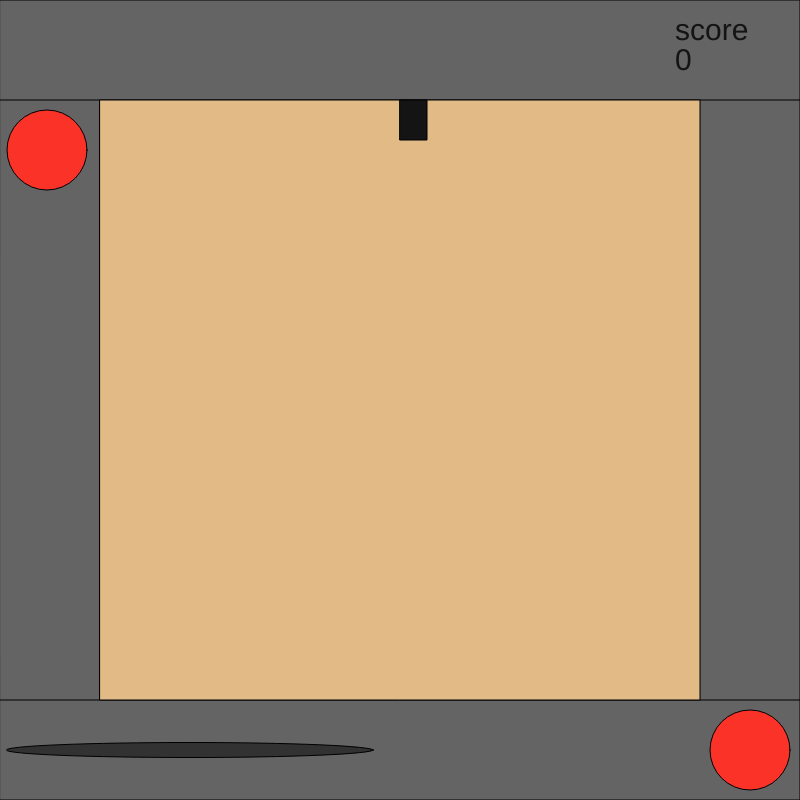
Frame 1 (no input)
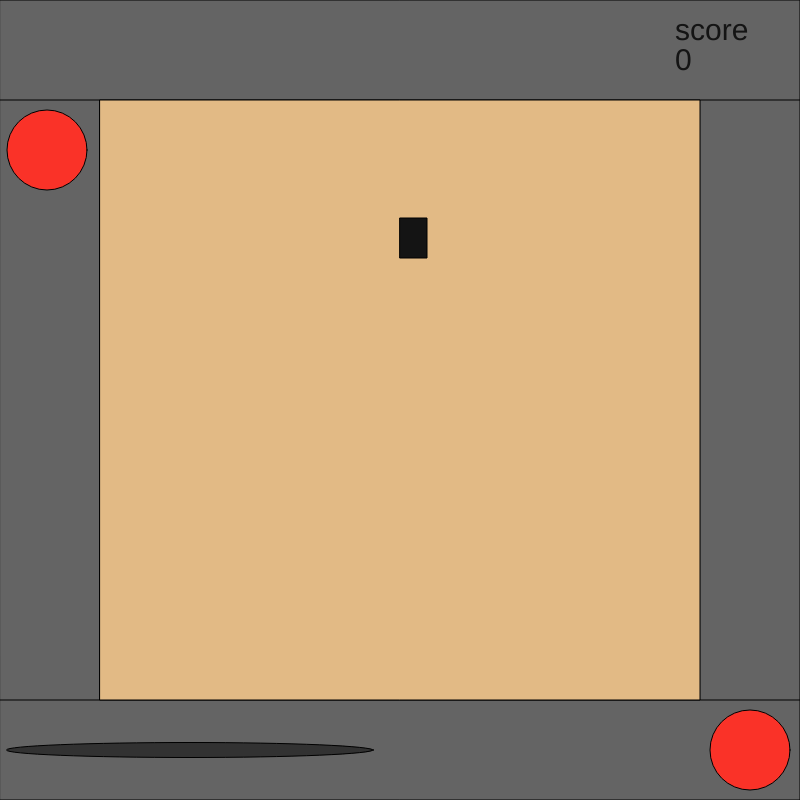
Frame 60 (no input)
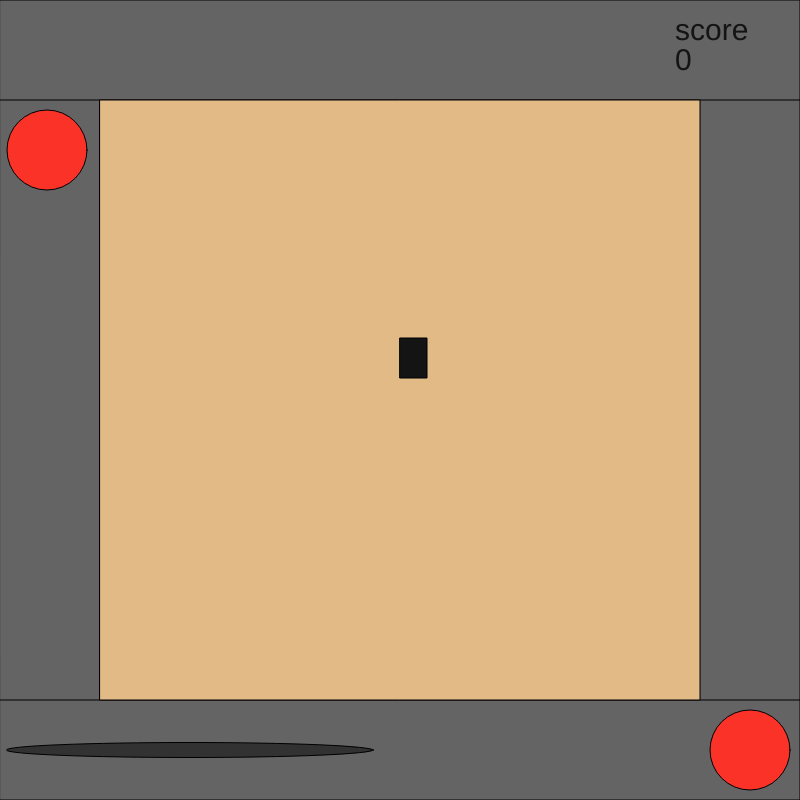
Frame 120 (the mouse pressed at the canvas centre since frame 60)

The p5.js sketch that drew these frames (run headless with seeded random() and noise() and a simulated clock; from frame 60 on, the mouse is pressed at the canvas centre):

// p5.js sketch
// ── sketch.js
var tank1Y = 100
var tank1X = 400
var mys = 0
var tankex = 0

function setup() {
  createCanvas(800, 800);
}

function draw() {
  background(220);
  fill(100, 100, 100);
  rect(0, 0, 100, 800);
  rect(700, 0, 100, 800);
  rect(0, 0, 800, 100);
  rect(0, 700, 800, 100);
  fill(250, 50, 40);
  ellipse(47,150,80)
  ellipse(750,750,80)
  fill(50,50,50)
  ellipse(190,750,367,15)
  fill(226,186,133)
  rect(100,100,600)
  fill(20,20,20)
  rect(tank1X,tank1Y,27,40)
  tank1Y = tank1Y + 2
  if (tank1Y > 660) {
    text('GAME OVER',325,400)
    tank1Y = tank1Y - 2
    
  }
    textSize(30);
  text("score", 675, 40);
  text(mys, 675, 70); 

  
  tankex = tankex -1
  if(tankex > 1 ){
    fill(240,20,30)
    rect(tank1X,tank1Y - 5,55,65)
  }
  
  if(tankex == 0){
    tank1Y = 100
    tank1X = random(100,700)
    
  }

if(tankex > 0){
  tank1Y = tank1Y - 2
}

  

}
function mousePressed(){
  if(mouseX > tank1X && mouseY > tank1Y && mouseX < tank1X+27 && mouseY < tank1Y + 40) {
    mys = mys + 1
    tankex = 45
  }
    
}
